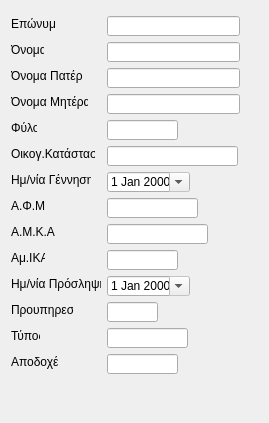
<?xml version="1.0" encoding="UTF-8"?>
<ui version="4.0">
 <class>Dialog</class>
 <widget class="QDialog" name="Dialog">
  <property name="geometry">
   <rect>
    <x>0</x>
    <y>0</y>
    <width>269</width>
    <height>423</height>
   </rect>
  </property>
  <property name="windowTitle">
   <string>Στοιχεία εργαζομένων</string>
  </property>
  <widget class="QLineEdit" name="t_epon">
   <property name="geometry">
    <rect>
     <x>107</x>
     <y>16</y>
     <width>133</width>
     <height>20</height>
    </rect>
   </property>
   <property name="readOnly">
    <bool>true</bool>
   </property>
  </widget>
  <widget class="QLabel" name="lbEponymo">
   <property name="geometry">
    <rect>
     <x>11</x>
     <y>16</y>
     <width>44</width>
     <height>16</height>
    </rect>
   </property>
   <property name="text">
    <string>Επώνυμο</string>
   </property>
   <property name="buddy">
    <cstring>t_epon</cstring>
   </property>
  </widget>
  <widget class="QLineEdit" name="t_onom">
   <property name="geometry">
    <rect>
     <x>107</x>
     <y>42</y>
     <width>133</width>
     <height>20</height>
    </rect>
   </property>
   <property name="readOnly">
    <bool>true</bool>
   </property>
  </widget>
  <widget class="QLabel" name="lbEponymo_2">
   <property name="geometry">
    <rect>
     <x>11</x>
     <y>42</y>
     <width>33</width>
     <height>16</height>
    </rect>
   </property>
   <property name="text">
    <string>Όνομα</string>
   </property>
   <property name="buddy">
    <cstring>t_onom</cstring>
   </property>
  </widget>
  <widget class="QLineEdit" name="t_pat">
   <property name="geometry">
    <rect>
     <x>107</x>
     <y>68</y>
     <width>133</width>
     <height>20</height>
    </rect>
   </property>
   <property name="text">
    <string/>
   </property>
   <property name="readOnly">
    <bool>true</bool>
   </property>
  </widget>
  <widget class="QLabel" name="lbEponymo_3">
   <property name="geometry">
    <rect>
     <x>11</x>
     <y>68</y>
     <width>71</width>
     <height>16</height>
    </rect>
   </property>
   <property name="text">
    <string>Όνομα Πατέρα</string>
   </property>
   <property name="buddy">
    <cstring>t_pat</cstring>
   </property>
  </widget>
  <widget class="QLineEdit" name="t_mit">
   <property name="geometry">
    <rect>
     <x>107</x>
     <y>94</y>
     <width>133</width>
     <height>20</height>
    </rect>
   </property>
   <property name="text">
    <string/>
   </property>
   <property name="readOnly">
    <bool>true</bool>
   </property>
  </widget>
  <widget class="QLabel" name="lbEponymo_4">
   <property name="geometry">
    <rect>
     <x>11</x>
     <y>94</y>
     <width>77</width>
     <height>16</height>
    </rect>
   </property>
   <property name="text">
    <string>Όνομα Μητέρας</string>
   </property>
   <property name="buddy">
    <cstring>t_mit</cstring>
   </property>
  </widget>
  <widget class="QDateEdit" name="d_gen">
   <property name="geometry">
    <rect>
     <x>107</x>
     <y>172</y>
     <width>83</width>
     <height>20</height>
    </rect>
   </property>
   <property name="readOnly">
    <bool>true</bool>
   </property>
   <property name="calendarPopup">
    <bool>true</bool>
   </property>
  </widget>
  <widget class="QLabel" name="lbEponymo_5">
   <property name="geometry">
    <rect>
     <x>11</x>
     <y>172</y>
     <width>80</width>
     <height>16</height>
    </rect>
   </property>
   <property name="text">
    <string>Ημ/νία Γέννησης</string>
   </property>
   <property name="buddy">
    <cstring>d_gen</cstring>
   </property>
  </widget>
  <widget class="QLabel" name="lbEponymo_6">
   <property name="geometry">
    <rect>
     <x>11</x>
     <y>276</y>
     <width>90</width>
     <height>16</height>
    </rect>
   </property>
   <property name="text">
    <string>Ημ/νία Πρόσληψης</string>
   </property>
   <property name="buddy">
    <cstring>d_pros</cstring>
   </property>
  </widget>
  <widget class="QDateEdit" name="d_pros">
   <property name="geometry">
    <rect>
     <x>107</x>
     <y>276</y>
     <width>83</width>
     <height>20</height>
    </rect>
   </property>
   <property name="readOnly">
    <bool>true</bool>
   </property>
   <property name="calendarPopup">
    <bool>true</bool>
   </property>
  </widget>
  <widget class="QLabel" name="lbEponymo_7">
   <property name="geometry">
    <rect>
     <x>11</x>
     <y>224</y>
     <width>44</width>
     <height>16</height>
    </rect>
   </property>
   <property name="text">
    <string>Α.Μ.Κ.Α.</string>
   </property>
   <property name="buddy">
    <cstring>t_amka</cstring>
   </property>
  </widget>
  <widget class="QLineEdit" name="t_amka">
   <property name="geometry">
    <rect>
     <x>107</x>
     <y>224</y>
     <width>101</width>
     <height>20</height>
    </rect>
   </property>
   <property name="text">
    <string/>
   </property>
   <property name="readOnly">
    <bool>true</bool>
   </property>
  </widget>
  <widget class="QLabel" name="lbEponymo_8">
   <property name="geometry">
    <rect>
     <x>11</x>
     <y>198</y>
     <width>35</width>
     <height>16</height>
    </rect>
   </property>
   <property name="text">
    <string>Α.Φ.Μ.</string>
   </property>
   <property name="buddy">
    <cstring>t_afm</cstring>
   </property>
  </widget>
  <widget class="QLineEdit" name="t_afm">
   <property name="geometry">
    <rect>
     <x>107</x>
     <y>198</y>
     <width>91</width>
     <height>20</height>
    </rect>
   </property>
   <property name="text">
    <string/>
   </property>
   <property name="readOnly">
    <bool>true</bool>
   </property>
  </widget>
  <widget class="QLineEdit" name="t_amika">
   <property name="geometry">
    <rect>
     <x>107</x>
     <y>250</y>
     <width>71</width>
     <height>20</height>
    </rect>
   </property>
   <property name="text">
    <string/>
   </property>
   <property name="readOnly">
    <bool>true</bool>
   </property>
  </widget>
  <widget class="QLabel" name="lbEponymo_9">
   <property name="geometry">
    <rect>
     <x>11</x>
     <y>250</y>
     <width>34</width>
     <height>16</height>
    </rect>
   </property>
   <property name="text">
    <string>Αμ.ΙΚΑ</string>
   </property>
   <property name="buddy">
    <cstring>t_amika</cstring>
   </property>
  </widget>
  <widget class="QLabel" name="lbEponymo_10">
   <property name="geometry">
    <rect>
     <x>11</x>
     <y>120</y>
     <width>26</width>
     <height>16</height>
    </rect>
   </property>
   <property name="text">
    <string>Φύλο</string>
   </property>
   <property name="buddy">
    <cstring>t_sex</cstring>
   </property>
  </widget>
  <widget class="QLabel" name="lbEponymo_11">
   <property name="geometry">
    <rect>
     <x>11</x>
     <y>146</y>
     <width>84</width>
     <height>16</height>
    </rect>
   </property>
   <property name="text">
    <string>Οικογ.Κατάσταση</string>
   </property>
   <property name="buddy">
    <cstring>t_cat</cstring>
   </property>
  </widget>
  <widget class="QLabel" name="lbEponymo_12">
   <property name="geometry">
    <rect>
     <x>11</x>
     <y>302</y>
     <width>62</width>
     <height>16</height>
    </rect>
   </property>
   <property name="text">
    <string>Προυπηρεσία</string>
   </property>
   <property name="buddy">
    <cstring>t_proy</cstring>
   </property>
  </widget>
  <widget class="QLineEdit" name="t_proy">
   <property name="geometry">
    <rect>
     <x>107</x>
     <y>302</y>
     <width>51</width>
     <height>20</height>
    </rect>
   </property>
   <property name="text">
    <string/>
   </property>
   <property name="readOnly">
    <bool>true</bool>
   </property>
  </widget>
  <widget class="QLineEdit" name="t_papod">
   <property name="geometry">
    <rect>
     <x>107</x>
     <y>354</y>
     <width>71</width>
     <height>20</height>
    </rect>
   </property>
   <property name="text">
    <string/>
   </property>
   <property name="readOnly">
    <bool>true</bool>
   </property>
  </widget>
  <widget class="QLabel" name="lbEponymo_13">
   <property name="geometry">
    <rect>
     <x>11</x>
     <y>354</y>
     <width>47</width>
     <height>16</height>
    </rect>
   </property>
   <property name="text">
    <string>Αποδοχές</string>
   </property>
   <property name="buddy">
    <cstring>t_papod</cstring>
   </property>
  </widget>
  <widget class="QLabel" name="lbEponymo_14">
   <property name="geometry">
    <rect>
     <x>11</x>
     <y>328</y>
     <width>29</width>
     <height>16</height>
    </rect>
   </property>
   <property name="text">
    <string>Τύπος</string>
   </property>
   <property name="buddy">
    <cstring>t_mis</cstring>
   </property>
  </widget>
  <widget class="QLineEdit" name="t_sex">
   <property name="geometry">
    <rect>
     <x>107</x>
     <y>120</y>
     <width>71</width>
     <height>20</height>
    </rect>
   </property>
   <property name="readOnly">
    <bool>true</bool>
   </property>
  </widget>
  <widget class="QLineEdit" name="t_cat">
   <property name="geometry">
    <rect>
     <x>107</x>
     <y>146</y>
     <width>131</width>
     <height>20</height>
    </rect>
   </property>
   <property name="readOnly">
    <bool>true</bool>
   </property>
  </widget>
  <widget class="QLineEdit" name="t_mis">
   <property name="geometry">
    <rect>
     <x>107</x>
     <y>328</y>
     <width>81</width>
     <height>20</height>
    </rect>
   </property>
   <property name="readOnly">
    <bool>true</bool>
   </property>
  </widget>
 </widget>
 <tabstops>
  <tabstop>t_epon</tabstop>
  <tabstop>t_onom</tabstop>
  <tabstop>t_pat</tabstop>
  <tabstop>t_mit</tabstop>
  <tabstop>d_gen</tabstop>
  <tabstop>t_afm</tabstop>
  <tabstop>t_amka</tabstop>
  <tabstop>t_amika</tabstop>
  <tabstop>d_pros</tabstop>
  <tabstop>t_proy</tabstop>
 </tabstops>
 <resources/>
 <connections/>
</ui>
